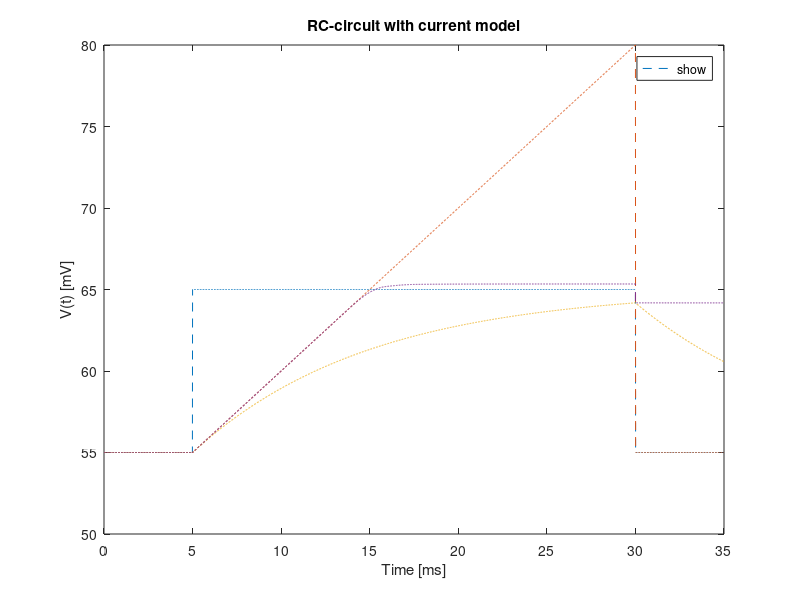
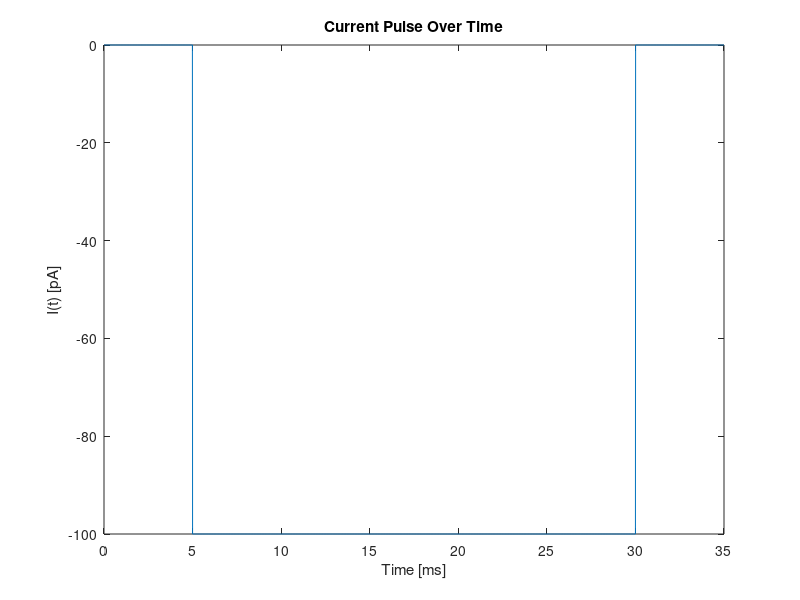

Recreate these plots in MATLAB, in order.
figure(1)
clf

% Define constants
Gi = 10; % nS
Ei = 55; % mV
CA = 1e6;  % uF/cm^2
A = 1e-4; %cm^2
C=CA*A;%pF
Iapp=-100; %pA

%Case i 
t_points=[0:0.01:35];
tl=length(t_points);
Iapp_m=zeros(1,tl);
pulselogic=t_points<=30 & t_points>=5;
Iapp_m(pulselogic)=-100;
Vmi=NaN(1,tl);
for i=1:tl
    Vmi(i)=(-Iapp_m(i)+Ei*Gi)/Gi;
end

%Case ii
%Between time slice 5ms to 30ms
dViidt = @(Vii) -Iapp/C  ;

% Define span of time to evalute over (in miliseconds)
% Evaluates from 0 to 5 ms at intervals of 0.01 ms
t_span1 = [5:0.01:30];

% Define initial conditions to ODE
V0 = 55; % mV

% Run ODE23 to get V over time
[tii,Vii] = ode23(@(tii,Vii) dViidt(Vii), t_span1, V0);
Vii=Vii.';

t1=[0:0.01:4.99];
tl1=length(t1);
Vprior=Ei*ones(1,tl1);
t2=[30.01:0.01:35];
tl2=length(t2);
Vlatter=Ei*ones(1,tl2);
Viif=horzcat(Vprior,Vii,Vlatter);


%Case iii
%-------------------
% Define ODE as a function of membrane potential, V
dVdt = @(V1)  (Gi*(Ei-V1))/C;

% Define span of time to evalute over (in miliseconds)
% Evaluates from 0 to 5 ms at intervals of 0.01 ms
t_span1 = [0:0.01:5];

% Define initial conditions to ODE
V0 = 55; % mV

% Run ODE23 to get V over time
[t1,V1] = ode23(@(t1,V1) dVdt(V1), t_span1, V0);
V1=V1.';
t1=t1.';

%---------------------------

% Define ODE as a function of membrane potential, V
dVdt = @(V2)  (Gi*(Ei-V2)-Iapp)/C;

% Define span of time to evalute over (in miliseconds)
% Evaluates from 0 to 35 ms at intervals of 0.01 ms
t_span2 = [5:0.01:30];

% Define initial conditions to ODE
V0 = V1(end); % mV

% Run ODE23 to get V over time
[t2,V2] = ode23(@(t2,V2) dVdt(V2), t_span2, V0);
V2=V2.';
t2=t2.';



%-------------------
% Define ODE as a function of membrane potential, V
dVdt = @(V3)  (Gi*(Ei-V3))/C;

% Define span of time to evalute over (in miliseconds)
% Evaluates from 0 to 35 ms at intervals of 0.01 ms
t_span3 = [30:0.01:35];

% Define initial conditions to ODE
VX = V2(end); % mV

% Run ODE23 to get V over time
[t3,V3] = ode23(@(t3,V3) dVdt(V3), t_span3, VX);
V3=V3.';
t3=t3.';

t=horzcat(t1,t2,t3);
V=horzcat(V1,V2,V3);

%------------------------------------------------------
%Changing Conductance
%Case iii
%-------------------
% Define ODE as a function of membrane potential, V
dVdt = @(Vm1)  (10/(1+exp(-10*(Vm1-65)))*(Ei-Vm1))/C;
% Define span of time to evalute over (in miliseconds)
% Evaluates from 0 to 5 ms at intervals of 0.01 ms
t_span1 = [0:0.01:5];

% Define initial conditions to ODE
V0 = 55; % mV

% Run ODE23 to get V over time
[t1,Vm1] = ode23(@(t1,Vm1) dVdt(Vm1), t_span1, V0);
Vm1=Vm1.';
t1=t1.';

%---------------------------
% Define ODE as a function of membrane potential, V
dVdt = @(Vm2)  (10/(1+exp(-10*(Vm2-65))).*(Ei-Vm2)-Iapp)/C;

% Define span of time to evalute over (in miliseconds)
% Evaluates from 0 to 35 ms at intervals of 0.01 ms
t_span2 = [5:0.01:30];

% Define initial conditions to ODE
V0 = V1(end); % mV

% Run ODE23 to get V over time
[t2,Vm2] = ode23(@(t2,Vm2) dVdt(Vm2), t_span2, V0);
Vm2=Vm2.';
t2=t2.';

%-------------------
% Define ODE as a function of membrane potential, V
dVdt = @(Vm3)  (10/(1+exp(-10*(Vm3-65))).*(Ei-Vm3))/C;

% Define span of time to evalute over (in miliseconds)
% Evaluates from 0 to 35 ms at intervals of 0.01 ms
t_span3 = [30:0.01:35];

% Define initial conditions to ODE
VX = V2(end); % mV

% Run ODE23 to get V over time
[t3,Vm3] = ode23(@(tm3,Vm3) dVdt(Vm3), t_span3, VX);
Vm3=Vm3.';
t3=t3.';

t=horzcat(t1,t2,t3);
V=horzcat(V1,V2,V3);
Vm=horzcat(Vm1,Vm2,Vm3);

%-------------------------------------------------------
% Plot
plot(t_points,Vmi,'--', 'DisplayName', 'Situation i')
title('RC-circuit with current model')
xlabel('Time [ms]')
ylabel('V(t) [mV]')

hold on
plot(t_points,Viif,'--','DisplayName','Situation ii')
plot(t,V,'--','DisplayName','Situation iii')
plot(t,Vm,'--','DisplayName','Changing Conductance')
legend('show','Location','Best')
%^^^^^^^^^^^^^^^^^^^^^^^^^^^^^^^^^^^^^^^^^^^^^^^^^^^^^^^^^^^^^

%~~~~~~~~~~~~~~~~~~~~~~~~~~~~~~~~~~~~~~~~~~~~~~~~~~~~~~~~~~~~~~~`
figure(2)
t=[0:0.01:35];
length_t=length(t);
Iapp=zeros(length_t,1);
a=t>=5 & t<=30;
Iapp(a)=-100;

plot(t,Iapp, 'DisplayName', 'Numerical')
title('Current Pulse Over Time')
xlabel('Time [ms]')
ylabel('I(t) [pA]')